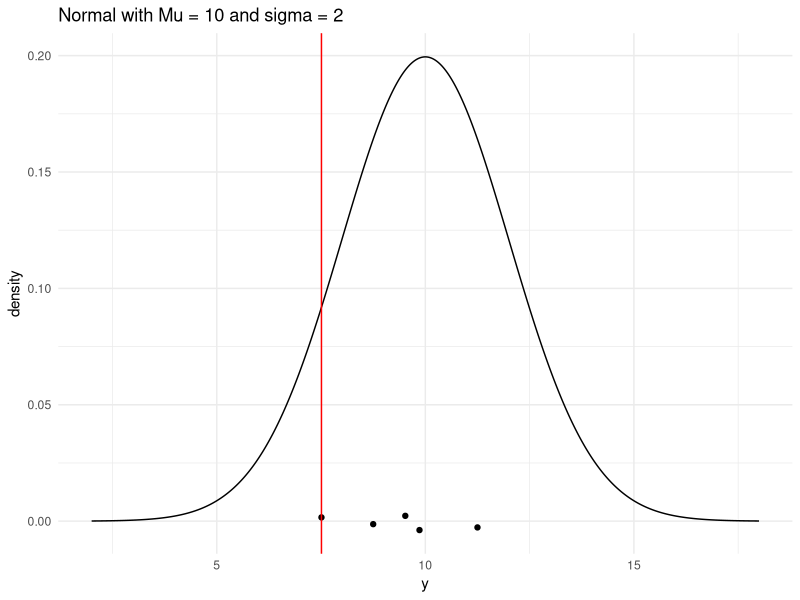
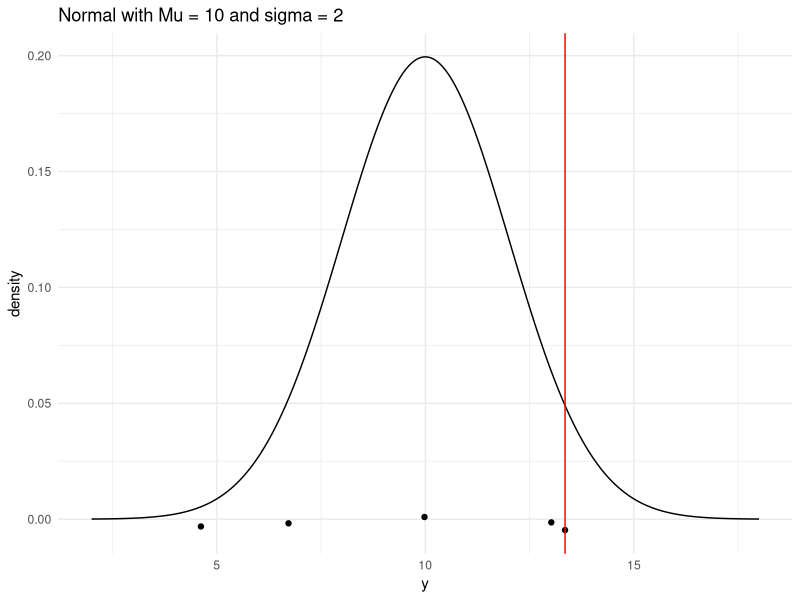
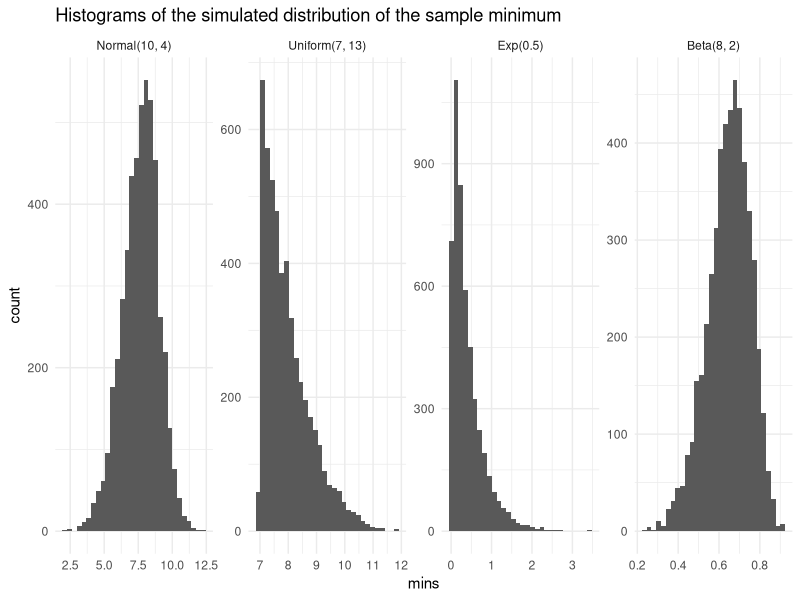
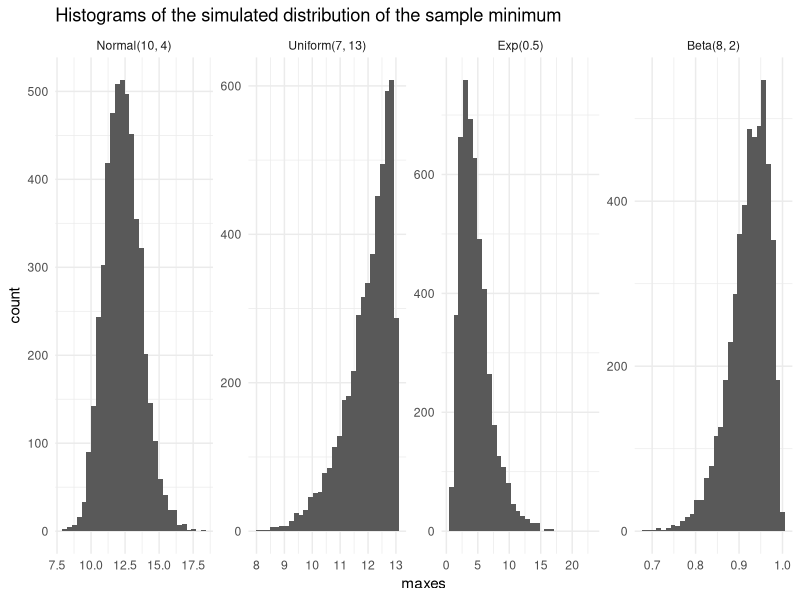
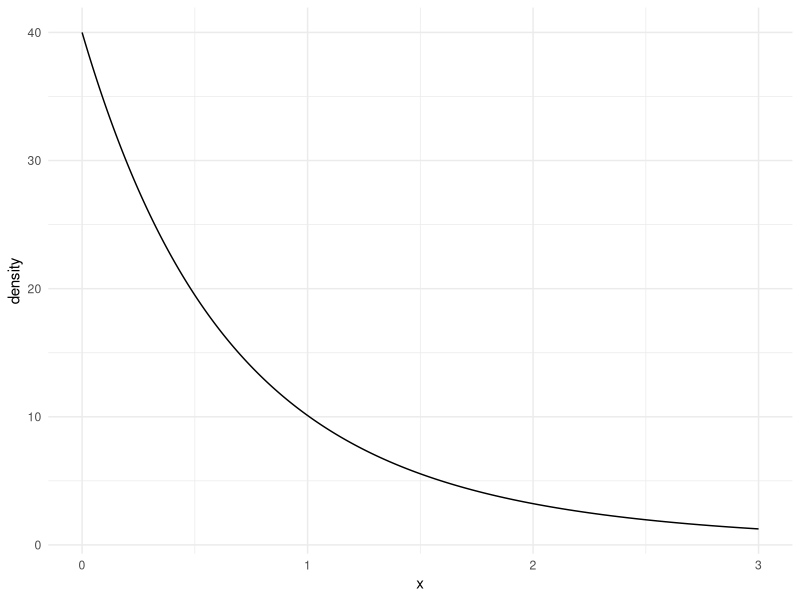
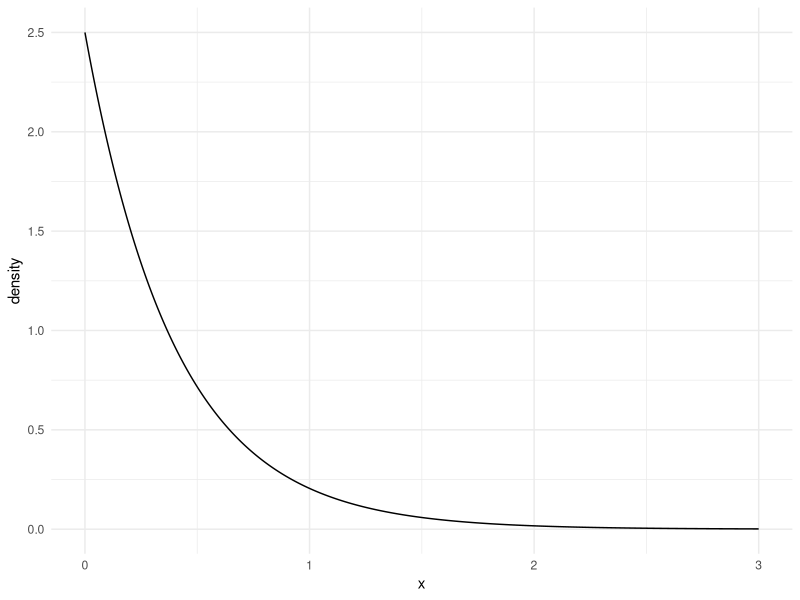

Generate these figures, in order, with R:
## ---- chunk 1
# load libraries
library(tidyverse)
## ---- chunk 2
n <- 5       # sample size
mu <- 10     # population mean
sigma <- 2   # population standard deviation

# generate a random sample of n observations from a normal population
single_sample <- rnorm(n, mu, sigma) |> round(2)
# look at the sample
single_sample 

# compute the sample mean
sample_min <- min(single_sample)
# look at the sample mean
sample_min   

# generate a range of values that span the population
plot_df <- tibble(xvals = seq(mu - 4 * sigma, mu + 4 * sigma, length.out = 500)) |>
  mutate(xvals_density = dnorm(xvals, mu, sigma))

## plot the population model density curve
ggplot(data = plot_df, aes(x = xvals, y = xvals_density)) +
  geom_line() +
  theme_minimal() +
  ## add the sample points from your sample
  geom_jitter(data = tibble(single_sample), aes(x = single_sample, y = 0),
              width = 0, height = 0.005) +
  ## add a line for the sample mean
  geom_vline(xintercept = sample_min, colour = "red") +
  labs(x = "y", y = "density",
       title = "Normal with Mu = 10 and sigma = 2")
## ---- chunk 3
n <- 5            # sample size
mu <- 10          # population mean
sigma <- 2        # population standard deviation

generate_samp_min <- function(mu, sigma, n) {
  
  single_sample <- rnorm(n, mu, sigma)
  sample_min <- min(single_sample)
  
  return(sample_min)
}

## test function once:
generate_samp_min(mu = mu, sigma = sigma, n = n)

nsim <- 5000      # number of simulations

## map through th function -- the \(i) syntax says to just 
## repeat the generate_samp_mean function nsim times
mins <- map_dbl(1:nsim, \(i) generate_samp_min(mu = mu, sigma = sigma, n = n))

# Calculate E(Ymin) and SE(Ymin)
E_ymin <- mean(mins)
SE_ymin <- sd(mins)
E_ymin 
SE_ymin

## print some of the 5000 means
## each number represents the sample mean from __one__ sample.
norm_mins_df <- tibble(mins, pop = "Normal(10, 4)")
norm_mins_df

Normal_Min_Hisotgram <- 
  ggplot(data = norm_mins_df, aes(x = mins)) +
  geom_histogram(colour = "deeppink4", fill = "deeppink1", 
                 bins = 20) +
  theme_minimal() +
  labs(x = "Observed Sample Means",
       title = paste("Sampling Distribution of the 
                     Sample Min"))
## ---- chunk 4
n <- 5       # sample size
mu <- 10     # population mean
sigma <- 2   # population standard deviation

# generate a random sample of n observations from a normal population
single_sample <- rnorm(n, mu, sigma) |> round(2)
# look at the sample
single_sample 

# compute the sample mean
sample_max <- max(single_sample)
# look at the sample mean
sample_max   

# generate a range of values that span the population
plot_df <- tibble(xvals = seq(mu - 4 * sigma, mu + 4 * sigma, length.out = 500)) |>
  mutate(xvals_density = dnorm(xvals, mu, sigma))

## plot the population model density curve
ggplot(data = plot_df, aes(x = xvals, y = xvals_density)) +
  geom_line() +
  theme_minimal() +
  ## add the sample points from your sample
  geom_jitter(data = tibble(single_sample), aes(x = single_sample, y = 0),
              width = 0, height = 0.005) +
  ## add a line for the sample mean
  geom_vline(xintercept = sample_max, colour = "red") +
  labs(x = "y", y = "density",
       title = "Normal with Mu = 10 and sigma = 2")
## ---- chunk 5
n <- 5            # sample size
mu <- 10          # population mean
sigma <- 2        # population standard deviation

generate_samp_max <- function(mu, sigma, n) {
  
  single_sample <- rnorm(n, mu, sigma)
  sample_max <- max(single_sample)
  
  return(sample_max)
}

## test function once:
generate_samp_max(mu = mu, sigma = sigma, n = n)

nsim <- 5000      # number of simulations

## map through th function -- the \(i) syntax says to just 
## repeat the generate_samp_mean function nsim times
maxes <- map_dbl(1:nsim, \(i) generate_samp_max(mu = mu, sigma = sigma, n = n))

# Calculate E(Ymax) and SE(Ymax)
E_ymax <- mean(maxes)
SE_ymax <- sd(maxes)
E_ymax 
SE_ymax

## print some of the 5000 means
## each number represents the sample mean from __one__ sample.
norm_maxes_df <- tibble(maxes, pop = "Normal(10, 4)")
norm_maxes_df

Normal_Max_Histogram <- 
  ggplot(data = norm_maxes_df, aes(x = maxes)) +
  geom_histogram(colour = "deeppink4", fill = "deeppink1", 
                 bins = 20) +
  theme_minimal() +
  labs(x = "Observed Sample Means",
       title = "Sampling Distribution of 
                the Sample Max")
## ---- chunk 6
n <- 5            # sample size
theta_1 <- 7      
theta_2 <- 13     

generate_samp_min <- function(theta_1, theta_2, n) {
  
  single_sample <- runif(n, theta_1, theta_2)
  sample_min <- min(single_sample)
  
  return(sample_min)
}

## test function once:
generate_samp_min(theta_1 = theta_1, theta_2 = theta_2, n = n)

nsim <- 5000      # number of simulations

## map through th function -- the \(i) syntax says to just 
## repeat the generate_samp_mean function nsim times
mins <- map_dbl(1:nsim, \(i) generate_samp_min(theta_1 = theta_1, theta_2 = theta_2, n = n))

# Calculate E(Ymin) and SE(Ymin)
E_ymin_unif <- mean(mins)
SE_ymin_unif <- sd(mins)
E_ymin_unif 
SE_ymin_unif

## print some of the 5000 means
## each number represents the sample mean from __one__ sample.
unif_mins_df <- tibble(mins, pop = "Uniform(7, 13)")
unif_mins_df

Unif_Min_Histogram <- ggplot(data = unif_mins_df, aes(x = mins)) +
  geom_histogram(colour = "deeppink4", fill = "deeppink1", 
                 bins = 20) +
  theme_minimal() +
  labs(x = "Observed Sample Means",
       title = paste("Sampling Distribution of the
                      Sample Min"))
## ---- chunk 7
n <- 5            # sample size
theta_1 <- 7      
theta_2 <- 13     

generate_samp_max <- function(theta_1, theta_2, n) {
  
  single_sample <- runif(n, theta_1, theta_2)
  sample_max <- max(single_sample)
  
  return(sample_max)
}

## test function once:
generate_samp_max(theta_1 = theta_1, theta_2 = theta_2, n = n)

nsim <- 5000      # number of simulations

## map through th function -- the \(i) syntax says to just 
## repeat the generate_samp_mean function nsim times
maxes <- map_dbl(1:nsim, \(i) generate_samp_max(theta_1 = theta_1, theta_2 = theta_2, n = n))

# Calculate E(Ymax) and SE(Ymax)
E_ymax_unif <- mean(maxes)
SE_ymax_unif <- sd(maxes)
E_ymax_unif 
SE_ymax_unif

## print some of the 5000 means
## each number represents the sample mean from __one__ sample.
unif_maxes_df <- tibble(maxes, pop = "Uniform(7, 13)")
unif_maxes_df

Unif_Max_Histogram <- ggplot(data = unif_maxes_df, aes(x = maxes)) +
  geom_histogram(colour = "deeppink4", fill = "deeppink1", 
                 bins = 20) +
  theme_minimal() +
  labs(x = "Observed Sample Means",
       title = paste("Samp. Dist. of Samp. Max. 
                     Uniform(7, 13)"))
## ---- chunk 8
n <- 5            # sample size
lambda <- 0.5   

generate_samp_min <- function(lambda, n) {
  
  single_sample <- rexp(n, lambda)
  sample_min <- min(single_sample)
  
  return(sample_min)
}

## test function once:
generate_samp_min(lambda = lambda, n = n)

nsim <- 5000      # number of simulations

## map through th function -- the \(i) syntax says to just 
## repeat the generate_samp_mean function nsim times
mins <- map_dbl(1:nsim, \(i) generate_samp_min(
  lambda = lambda, n = n))

# Calculate E(Ymin) and SE(Ymin)
E_ymin_exp <- mean(mins)
SE_ymin_exp <- sd(mins)
E_ymin_exp 
SE_ymin_exp

## print some of the 5000 means
## each number represents the sample mean from __one__ sample.
exp_mins_df <- tibble(mins, pop = "Exp(0.5)")
exp_mins_df

Exp_Min_Histogram <- ggplot(data = exp_mins_df, 
                            aes(x = mins)) +
  geom_histogram(colour = "deeppink4", fill = "deeppink1", 
                 bins = 20) +
  theme_minimal() +
  labs(x = "Observed Sample Means",
       title = "Samp. Dist. of Samp. Min. Exp(0.5)")
## ---- chunk 9
n <- 5            # sample size
lambda <- 0.5   

generate_samp_max <- function(lambda, n) {
  
  single_sample <- rexp(n, lambda)
  sample_max <- max(single_sample)
  
  return(sample_max)
}

## test function once:
generate_samp_max(lambda = lambda, n = n)

nsim <- 5000      # number of simulations

## map through th function -- the \(i) syntax says to just 
## repeat the generate_samp_mean function nsim times
maxes <- map_dbl(1:nsim, \(i) generate_samp_max(
  lambda = lambda, n = n))

# Calculate E(Ymax) and SE(Ymax)
E_ymax_exp <- mean(maxes)
SE_ymax_exp <- sd(maxes)
E_ymax_exp 
SE_ymax_exp

## print some of the 5000 means
## each number represents the sample mean from __one__ sample.
exp_maxes_df <- tibble(maxes, pop = "Exp(0.5)")
exp_maxes_df

Exp_Max_Histogram <- ggplot(data = exp_maxes_df, 
                            aes(x = maxes)) +
  geom_histogram(colour = "deeppink4", fill = "deeppink1", 
                 bins = 20) +
  theme_minimal() +
  labs(x = "Observed Sample Means",
       title = "Samp. Dist. of Samp. Max. Exp(0.5)")
## ---- chunk 10
n <- 5            # sample size
alpha <- 8
beta <- 2

generate_samp_min <- function(alpha, beta, n) {
  
  single_sample <- rbeta(n, alpha, beta)
  sample_min <- min(single_sample)
  
  return(sample_min)
}

## test function once:
generate_samp_min(alpha = alpha, beta = beta, n = n)

nsim <- 5000      # number of simulations

## map through th function -- the \(i) syntax says to just 
## repeat the generate_samp_mean function nsim times
mins <- map_dbl(1:nsim, \(i) generate_samp_min(
  alpha = alpha, beta = beta, n = n))

# Calculate E(Ymin) and SE(Ymin)
E_ymin_beta <- mean(mins)
SE_ymin_beta <- sd(mins)
E_ymin_beta 
SE_ymin_beta

## print some of the 5000 means
## each number represents the sample mean from __one__ sample.
beta_mins_df <- tibble(mins, pop = "Beta(8, 2)")
beta_mins_df

Beta_Min_Histogram <- ggplot(data = beta_mins_df,
                             aes(x = mins)) +
  geom_histogram(colour = "deeppink4", fill = "deeppink1", 
                 bins = 20) +
  theme_minimal() +
  labs(x = "Observed Sample Means",
       title = "Samp. Dist. of Samp. Min. Beta(8, 2)")
## ---- chunk 11
n <- 5            # sample size
alpha <- 8
beta <- 2

generate_samp_max <- function(alpha, beta, n) {
  
  single_sample <- rbeta(n, alpha, beta)
  sample_max <- max(single_sample)
  
  return(sample_max)
}

## test function once:
generate_samp_max(alpha = alpha, beta = beta, n = n)

nsim <- 5000      # number of simulations

## map through th function -- the \(i) syntax says to just 
## repeat the generate_samp_mean function nsim times
maxes <- map_dbl(1:nsim, \(i) generate_samp_max(
  alpha = alpha, beta = beta, n = n))

# Calculate E(Ymax) and SE(Ymax)
E_ymax_beta <- mean(maxes)
SE_ymax_beta <- sd(maxes)
E_ymax_beta 
SE_ymax_beta

## print some of the 5000 means
## each number represents the sample mean from __one__ sample.
beta_maxes_df <- tibble(maxes, pop = "Beta(8, 2)")
beta_maxes_df

Beta_Max_Histogram <- ggplot(data = beta_maxes_df,
                             aes(x = maxes)) +
  geom_histogram(colour = "deeppink4", fill = "deeppink1", 
                 bins = 20) +
  theme_minimal() +
  labs(x = "Observed Sample Means",
       title = "Samp. Dist. of Samp. Max. Beta(8, 2)")
## ---- chunk 12
pop_plot <- bind_rows(norm_mins_df, unif_mins_df, 
                      exp_mins_df, beta_mins_df) |>
  mutate(pop = fct_relevel(pop, 
                           c("Normal(10, 4)", "Uniform(7, 13)",
                                  "Exp(0.5)", "Beta(8, 2)")))

ggplot(data = pop_plot, aes(x = mins)) +
  geom_histogram() +
  theme_minimal() +
  facet_wrap(~ pop, nrow = 1, scales = "free") +
  labs(title = "Histograms of the simulated distribution of the sample minimum")
## ---- chunk 13
pop_plot_2 <- bind_rows(norm_maxes_df, unif_maxes_df, 
                      exp_maxes_df, beta_maxes_df) |>
  mutate(pop = fct_relevel(pop, 
                           c("Normal(10, 4)", "Uniform(7, 13)",
                                  "Exp(0.5)", "Beta(8, 2)")))

ggplot(data = pop_plot_2, aes(x = maxes)) +
  geom_histogram() +
  theme_minimal() +
  facet_wrap(~ pop, nrow = 1, scales = "free") +
  labs(title = "Histograms of the simulated distribution of the sample minimum")
## ---- chunk 14
n <- 5
## CHANGE 0 and 3 to represent where you want your graph to start and end
## on the x-axis
x <- seq(0, 3, length.out = 1000)
## CHANGE to be the pdf you calculated. Note that, as of now, 
## this is not a proper density (it does not integrate to 1).
density <- 
  n * (1 + exp(-lambda * x))^(n - 1) * lambda * exp(-lambda * x)

## put into tibble and plot
samp_min_df <- tibble(x, density)
ggplot(data = samp_min_df, aes(x = x, y = density)) +
  geom_line() +
  theme_minimal()
## ---- chunk 15
n <- 5
## CHANGE 0 and 3 to represent where you want your graph to start and end
## on the x-axis
x <- seq(0, 3, length.out = 1000)
## CHANGE to be the pdf you calculated. Note that, as of now, 
## this is not a proper density (it does not integrate to 1).
density <- n * (-exp(-lambda * x))^(n-1) * lambda * exp(-lambda * x)

## put into tibble and plot
samp_min_df <- tibble(x, density)
ggplot(data = samp_min_df, aes(x = x, y = density)) +
  geom_line() +
  theme_minimal()
## ---- chunk 16
function_ymin <- function(x) {
  x * n * (1 - exp(-lambda * x))^(n - 1) * lambda * exp(-lambda * x)
}

E_ymin <- integrate(function_ymin, lower = 0, upper = Inf)
## ---- chunk 17
function_ymax <- function(x) {
  x * n * (-exp(-lambda * x))^(n-1) * lambda * exp(-lambda * x)
}

E_ymax = integrate(function_ymax, lower = 0, upper = Inf)
## ---- chunk 18
function_ymin_se <- function(x) {
  x^2 * n * (1 - exp(-lambda * x))^(n - 1) * lambda * exp(-lambda * x)
}

E_ymin2 <- integrate(function_ymin_se, lower = 0, upper = Inf)

# E_ymin = 4.56667
# E(ymin^2) = 26.7089
se_ymin <- sqrt(26.7089 - 4.5667^2)
se_ymin # = 2.4195
## ---- chunk 19
function_ymax_se <- function(x) {
  x^2 * n * (-exp(-lambda * x))^(n-1) * lambda * exp(-lambda * x)
}

E_ymax2 = integrate(function_ymax_se, lower = 0, upper = Inf)

# E_ymax = 0.4
# E(ymax^2) = 0.32
se_ymax <- sqrt(0.32 - 0.32^2)
se_ymax # = 0.4665
